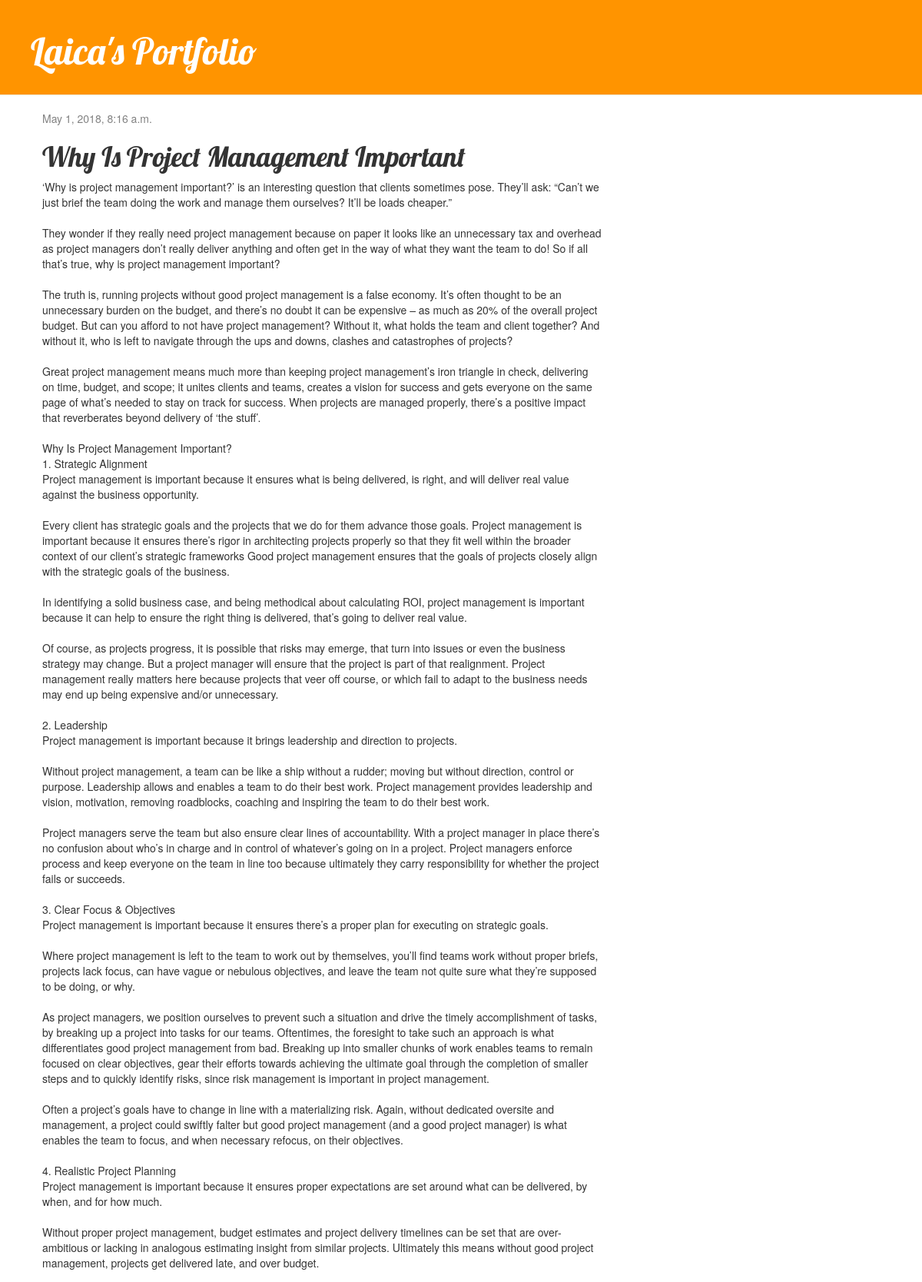
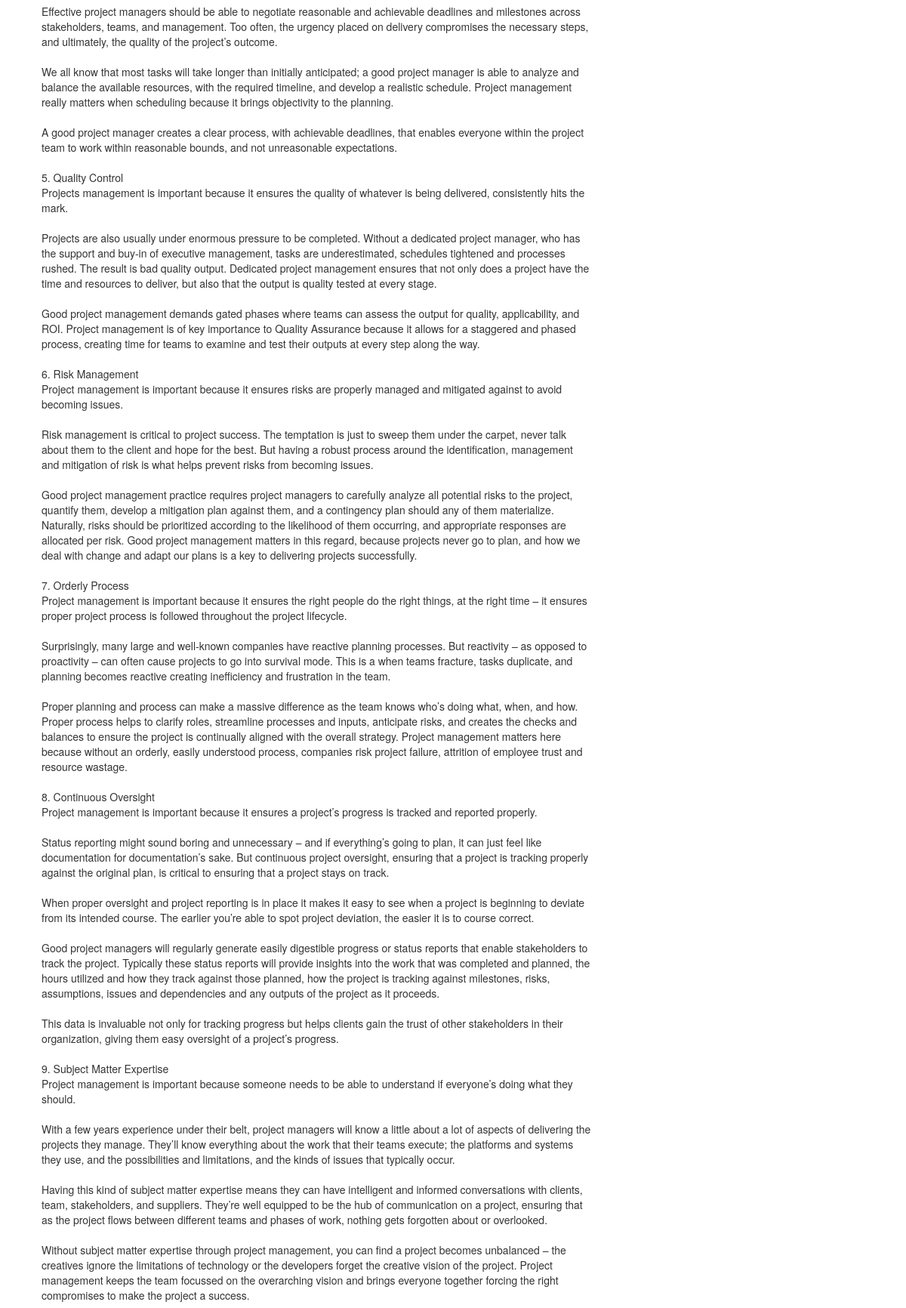
The app's page /post/17/ (upper part) with its own data (2 pictures, top to bottom).
### projectblog/models.py (models this page shows, shortened)
class Post(models.Model):
    author = models.ForeignKey('auth.User', on_delete=models.CASCADE)
    title = models.CharField(max_length=200)
    upvotes = models.IntegerField(default=0)
    text = models.TextField()
    created_date = models.DateTimeField(default=timezone.now)
    published_date = models.DateTimeField(blank=True, null=True)

### projectblog/views.py (the view)
# urls.py: url(r'^post/(?P<pk>\d+)/$', views.post_detail, name='post_detail'),
def post_detail(request, pk):
    post = get_object_or_404(Post, pk=pk)
    return render(request, 'projectblog/post_detail.html', {'post': post})

### projectblog/templates/projectblog/post_detail.html (shortened to what this page needs)
{% extends 'projectblog/base.html' %}
{% block content %}
    <div class="post">
        {% if post.published_date %}
            <div class="date">
                {{ post.published_date }}
            </div>
        {% endif %}
        <h1>{{ post.title }}</h1>
        <p>{{ post.text|linebreaksbr }}</p>
    </div>
{% endblock %}

### projectblog/static/css/projectblog.css (style rules this page uses)
body { padding-left: 0px; }
h1, h2, h3, h4 { font-family: 'Lobster', cursive; }
.date { color: #828282; }
.post { margin-bottom: 70px; }

### records on screen
Post: published_date "May 1, 2018, 8:16 a.m.", title "Why Is Project Management Important", text "‘Why is project management important?’ is an interesting question that clients sometimes pose. They’ll ask: “Can’t we just brief the team doing the work and manage them ourselves? It’ll be loads cheaper.” They wonder if they really need project management because on paper it looks like an unnecessary tax and overhead as project managers don’t really deliver anything and often get in the way of what they want the team to do! So if all that’s true, why is project management important? The truth is, running projects without good project management is a false economy. It’s often thought to be an unnecessary burden on the budget, and there’s no doubt it can be expensive – as much as 20% of the…"
